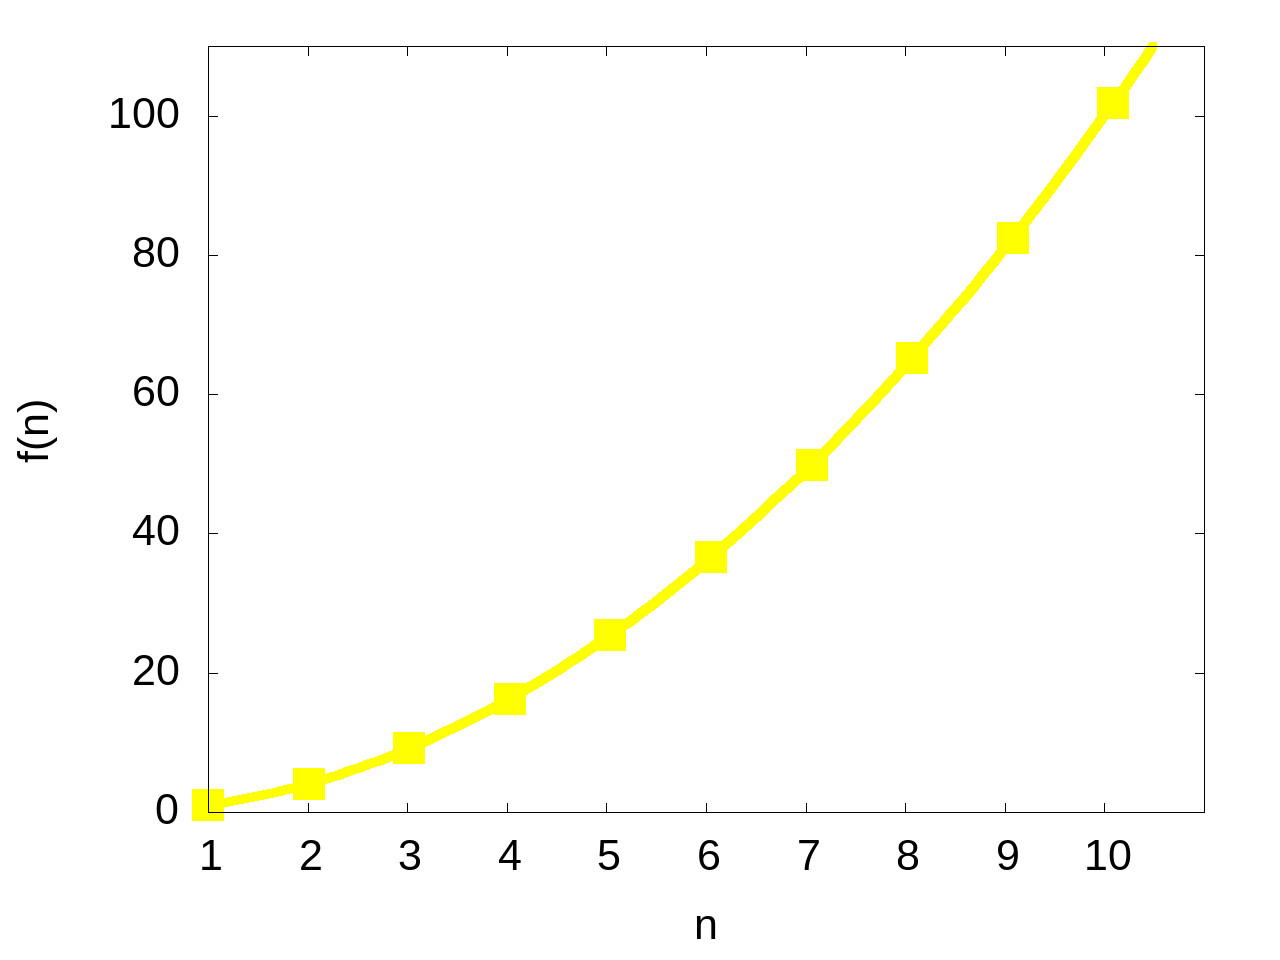

Reproduce this figure in gnuplot.
set terminal jpeg enhanced size 1280,960 font "arial,32.0"
set output "nxn.jpg"
set xlabel "n"
set xtics 1,1,10
set ylabel "f(n)"
set style function linespoints
set style line 1 lw 8 lc rgb 'yellow' ps 4 pt 5 pi 10
plot [n=1:11][0:110] n*n ls 1 notitle
